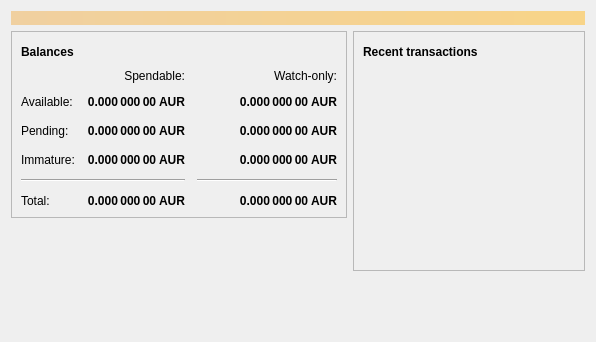
<?xml version="1.0" encoding="UTF-8"?>
<ui version="4.0">
 <class>OverviewPage</class>
 <widget class="QWidget" name="OverviewPage">
  <property name="geometry">
   <rect>
    <x>0</x>
    <y>0</y>
    <width>596</width>
    <height>342</height>
   </rect>
  </property>
  <property name="windowTitle">
   <string>Form</string>
  </property>
  <layout class="QVBoxLayout" name="topLayout">
   <item>
    <widget class="QLabel" name="labelAlerts">
     <property name="visible">
      <bool>false</bool>
     </property>
     <property name="styleSheet">
      <string notr="true">QLabel { background-color: qlineargradient(x1: 0, y1: 0, x2: 1, y2: 0, stop:0 #F0D0A0, stop:1 #F8D488); color:#000000; }</string>
     </property>
     <property name="wordWrap">
      <bool>true</bool>
     </property>
     <property name="margin">
      <number>3</number>
     </property>
     <property name="textInteractionFlags">
      <set>Qt::TextSelectableByMouse</set>
     </property>
    </widget>
   </item>
   <item>
    <layout class="QHBoxLayout" name="horizontalLayout" stretch="1,1">
     <item>
      <layout class="QVBoxLayout" name="verticalLayout_2">
       <item>
        <widget class="QFrame" name="frame">
         <property name="frameShape">
          <enum>QFrame::StyledPanel</enum>
         </property>
         <property name="frameShadow">
          <enum>QFrame::Raised</enum>
         </property>
         <layout class="QVBoxLayout" name="verticalLayout_4">
          <item>
           <layout class="QHBoxLayout" name="horizontalLayout_4">
            <item>
             <widget class="QLabel" name="label_5">
              <property name="font">
               <font>
                <weight>75</weight>
                <bold>true</bold>
               </font>
              </property>
              <property name="text">
               <string>Balances</string>
              </property>
             </widget>
            </item>
            <item>
             <widget class="QPushButton" name="labelWalletStatus">
              <property name="enabled">
               <bool>true</bool>
              </property>
              <property name="maximumSize">
               <size>
                <width>30</width>
                <height>16777215</height>
               </size>
              </property>
              <property name="toolTip">
               <string>The displayed information may be out of date. Your wallet automatically synchronizes with the Aureus network after a connection is established, but this process has not completed yet.</string>
              </property>
              <property name="text">
               <string/>
              </property>
              <property name="icon">
               <iconset resource="../aureus.qrc">
                <normaloff>:/icons/warning</normaloff>
                <disabledoff>:/icons/warning</disabledoff>:/icons/warning</iconset>
              </property>
              <property name="iconSize">
               <size>
                <width>24</width>
                <height>24</height>
               </size>
              </property>
              <property name="flat">
               <bool>true</bool>
              </property>
             </widget>
            </item>
            <item>
             <spacer name="horizontalSpacer_3">
              <property name="orientation">
               <enum>Qt::Horizontal</enum>
              </property>
              <property name="sizeHint" stdset="0">
               <size>
                <width>40</width>
                <height>20</height>
               </size>
              </property>
             </spacer>
            </item>
           </layout>
          </item>
          <item>
           <layout class="QGridLayout" name="gridLayout">
            <property name="spacing">
             <number>12</number>
            </property>
            <item row="2" column="2">
             <widget class="QLabel" name="labelWatchPending">
              <property name="font">
               <font>
                <weight>75</weight>
                <bold>true</bold>
               </font>
              </property>
              <property name="cursor">
               <cursorShape>IBeamCursor</cursorShape>
              </property>
              <property name="toolTip">
               <string>Unconfirmed transactions to watch-only addresses</string>
              </property>
              <property name="text">
               <string notr="true">0.000 000 00 AUR</string>
              </property>
              <property name="alignment">
               <set>Qt::AlignRight|Qt::AlignTrailing|Qt::AlignVCenter</set>
              </property>
              <property name="textInteractionFlags">
               <set>Qt::LinksAccessibleByMouse|Qt::TextSelectableByKeyboard|Qt::TextSelectableByMouse</set>
              </property>
             </widget>
            </item>
            <item row="2" column="1">
             <widget class="QLabel" name="labelUnconfirmed">
              <property name="font">
               <font>
                <weight>75</weight>
                <bold>true</bold>
               </font>
              </property>
              <property name="cursor">
               <cursorShape>IBeamCursor</cursorShape>
              </property>
              <property name="toolTip">
               <string>Total of transactions that have yet to be confirmed, and do not yet count toward the spendable balance</string>
              </property>
              <property name="text">
               <string notr="true">0.000 000 00 AUR</string>
              </property>
              <property name="alignment">
               <set>Qt::AlignRight|Qt::AlignTrailing|Qt::AlignVCenter</set>
              </property>
              <property name="textInteractionFlags">
               <set>Qt::LinksAccessibleByMouse|Qt::TextSelectableByKeyboard|Qt::TextSelectableByMouse</set>
              </property>
             </widget>
            </item>
            <item row="3" column="2">
             <widget class="QLabel" name="labelWatchImmature">
              <property name="font">
               <font>
                <weight>75</weight>
                <bold>true</bold>
               </font>
              </property>
              <property name="cursor">
               <cursorShape>IBeamCursor</cursorShape>
              </property>
              <property name="toolTip">
               <string>Mined balance in watch-only addresses that has not yet matured</string>
              </property>
              <property name="text">
               <string notr="true">0.000 000 00 AUR</string>
              </property>
              <property name="alignment">
               <set>Qt::AlignRight|Qt::AlignTrailing|Qt::AlignVCenter</set>
              </property>
              <property name="textInteractionFlags">
               <set>Qt::LinksAccessibleByMouse|Qt::TextSelectableByKeyboard|Qt::TextSelectableByMouse</set>
              </property>
             </widget>
            </item>
            <item row="4" column="0" colspan="2">
             <widget class="Line" name="line">
              <property name="orientation">
               <enum>Qt::Horizontal</enum>
              </property>
             </widget>
            </item>
            <item row="4" column="2">
             <widget class="Line" name="lineWatchBalance">
              <property name="sizePolicy">
               <sizepolicy hsizetype="Preferred" vsizetype="Fixed">
                <horstretch>0</horstretch>
                <verstretch>0</verstretch>
               </sizepolicy>
              </property>
              <property name="minimumSize">
               <size>
                <width>140</width>
                <height>0</height>
               </size>
              </property>
              <property name="orientation">
               <enum>Qt::Horizontal</enum>
              </property>
             </widget>
            </item>
            <item row="5" column="0">
             <widget class="QLabel" name="labelTotalText">
              <property name="text">
               <string>Total:</string>
              </property>
             </widget>
            </item>
            <item row="3" column="1">
             <widget class="QLabel" name="labelImmature">
              <property name="font">
               <font>
                <weight>75</weight>
                <bold>true</bold>
               </font>
              </property>
              <property name="cursor">
               <cursorShape>IBeamCursor</cursorShape>
              </property>
              <property name="toolTip">
               <string>Mined balance that has not yet matured</string>
              </property>
              <property name="text">
               <string notr="true">0.000 000 00 AUR</string>
              </property>
              <property name="alignment">
               <set>Qt::AlignRight|Qt::AlignTrailing|Qt::AlignVCenter</set>
              </property>
              <property name="textInteractionFlags">
               <set>Qt::LinksAccessibleByMouse|Qt::TextSelectableByKeyboard|Qt::TextSelectableByMouse</set>
              </property>
             </widget>
            </item>
            <item row="2" column="3">
             <spacer name="horizontalSpacer_2">
              <property name="orientation">
               <enum>Qt::Horizontal</enum>
              </property>
              <property name="sizeHint" stdset="0">
               <size>
                <width>40</width>
                <height>20</height>
               </size>
              </property>
             </spacer>
            </item>
            <item row="3" column="0">
             <widget class="QLabel" name="labelImmatureText">
              <property name="text">
               <string>Immature:</string>
              </property>
             </widget>
            </item>
            <item row="5" column="1">
             <widget class="QLabel" name="labelTotal">
              <property name="font">
               <font>
                <weight>75</weight>
                <bold>true</bold>
               </font>
              </property>
              <property name="cursor">
               <cursorShape>IBeamCursor</cursorShape>
              </property>
              <property name="toolTip">
               <string>Your current total balance</string>
              </property>
              <property name="text">
               <string notr="true">0.000 000 00 AUR</string>
              </property>
              <property name="alignment">
               <set>Qt::AlignRight|Qt::AlignTrailing|Qt::AlignVCenter</set>
              </property>
              <property name="textInteractionFlags">
               <set>Qt::LinksAccessibleByMouse|Qt::TextSelectableByKeyboard|Qt::TextSelectableByMouse</set>
              </property>
             </widget>
            </item>
            <item row="5" column="2">
             <widget class="QLabel" name="labelWatchTotal">
              <property name="font">
               <font>
                <weight>75</weight>
                <bold>true</bold>
               </font>
              </property>
              <property name="cursor">
               <cursorShape>IBeamCursor</cursorShape>
              </property>
              <property name="toolTip">
               <string>Current total balance in watch-only addresses</string>
              </property>
              <property name="text">
               <string notr="true">0.000 000 00 AUR</string>
              </property>
              <property name="alignment">
               <set>Qt::AlignRight|Qt::AlignTrailing|Qt::AlignVCenter</set>
              </property>
              <property name="textInteractionFlags">
               <set>Qt::LinksAccessibleByMouse|Qt::TextSelectableByKeyboard|Qt::TextSelectableByMouse</set>
              </property>
             </widget>
            </item>
            <item row="0" column="2">
             <widget class="QLabel" name="labelWatchonly">
              <property name="text">
               <string>Watch-only:</string>
              </property>
              <property name="alignment">
               <set>Qt::AlignRight|Qt::AlignTrailing|Qt::AlignVCenter</set>
              </property>
             </widget>
            </item>
            <item row="1" column="0">
             <widget class="QLabel" name="labelBalanceText">
              <property name="text">
               <string>Available:</string>
              </property>
             </widget>
            </item>
            <item row="1" column="1">
             <widget class="QLabel" name="labelBalance">
              <property name="font">
               <font>
                <weight>75</weight>
                <bold>true</bold>
               </font>
              </property>
              <property name="cursor">
               <cursorShape>IBeamCursor</cursorShape>
              </property>
              <property name="toolTip">
               <string>Your current spendable balance</string>
              </property>
              <property name="text">
               <string notr="true">0.000 000 00 AUR</string>
              </property>
              <property name="alignment">
               <set>Qt::AlignRight|Qt::AlignTrailing|Qt::AlignVCenter</set>
              </property>
              <property name="textInteractionFlags">
               <set>Qt::LinksAccessibleByMouse|Qt::TextSelectableByKeyboard|Qt::TextSelectableByMouse</set>
              </property>
             </widget>
            </item>
            <item row="1" column="2">
             <widget class="QLabel" name="labelWatchAvailable">
              <property name="font">
               <font>
                <weight>75</weight>
                <bold>true</bold>
               </font>
              </property>
              <property name="cursor">
               <cursorShape>IBeamCursor</cursorShape>
              </property>
              <property name="toolTip">
               <string>Your current balance in watch-only addresses</string>
              </property>
              <property name="text">
               <string notr="true">0.000 000 00 AUR</string>
              </property>
              <property name="alignment">
               <set>Qt::AlignRight|Qt::AlignTrailing|Qt::AlignVCenter</set>
              </property>
              <property name="textInteractionFlags">
               <set>Qt::LinksAccessibleByMouse|Qt::TextSelectableByKeyboard|Qt::TextSelectableByMouse</set>
              </property>
             </widget>
            </item>
            <item row="2" column="0">
             <widget class="QLabel" name="labelPendingText">
              <property name="text">
               <string>Pending:</string>
              </property>
             </widget>
            </item>
            <item row="0" column="1">
             <widget class="QLabel" name="labelSpendable">
              <property name="text">
               <string>Spendable:</string>
              </property>
              <property name="alignment">
               <set>Qt::AlignRight|Qt::AlignTrailing|Qt::AlignVCenter</set>
              </property>
             </widget>
            </item>
           </layout>
          </item>
         </layout>
        </widget>
       </item>
       <item>
        <spacer name="verticalSpacer">
         <property name="orientation">
          <enum>Qt::Vertical</enum>
         </property>
         <property name="sizeHint" stdset="0">
          <size>
           <width>20</width>
           <height>40</height>
          </size>
         </property>
        </spacer>
       </item>
      </layout>
     </item>
     <item>
      <layout class="QVBoxLayout" name="verticalLayout_3">
       <item>
        <widget class="QFrame" name="frame_2">
         <property name="frameShape">
          <enum>QFrame::StyledPanel</enum>
         </property>
         <property name="frameShadow">
          <enum>QFrame::Raised</enum>
         </property>
         <layout class="QVBoxLayout" name="verticalLayout">
          <item>
           <layout class="QHBoxLayout" name="horizontalLayout_2">
            <item>
             <widget class="QLabel" name="label_4">
              <property name="font">
               <font>
                <weight>75</weight>
                <bold>true</bold>
               </font>
              </property>
              <property name="text">
               <string>Recent transactions</string>
              </property>
             </widget>
            </item>
            <item>
             <widget class="QPushButton" name="labelTransactionsStatus">
              <property name="enabled">
               <bool>true</bool>
              </property>
              <property name="maximumSize">
               <size>
                <width>30</width>
                <height>16777215</height>
               </size>
              </property>
              <property name="toolTip">
               <string>The displayed information may be out of date. Your wallet automatically synchronizes with the Aureus network after a connection is established, but this process has not completed yet.</string>
              </property>
              <property name="text">
               <string/>
              </property>
              <property name="icon">
               <iconset resource="../aureus.qrc">
                <normaloff>:/icons/warning</normaloff>
                <disabledoff>:/icons/warning</disabledoff>:/icons/warning</iconset>
              </property>
              <property name="iconSize">
               <size>
                <width>24</width>
                <height>24</height>
               </size>
              </property>
              <property name="flat">
               <bool>true</bool>
              </property>
             </widget>
            </item>
            <item>
             <spacer name="horizontalSpacer">
              <property name="orientation">
               <enum>Qt::Horizontal</enum>
              </property>
              <property name="sizeHint" stdset="0">
               <size>
                <width>40</width>
                <height>20</height>
               </size>
              </property>
             </spacer>
            </item>
           </layout>
          </item>
          <item>
           <widget class="QListView" name="listTransactions">
            <property name="styleSheet">
             <string notr="true">QListView { background: transparent; }</string>
            </property>
            <property name="frameShape">
             <enum>QFrame::NoFrame</enum>
            </property>
            <property name="verticalScrollBarPolicy">
             <enum>Qt::ScrollBarAlwaysOff</enum>
            </property>
            <property name="horizontalScrollBarPolicy">
             <enum>Qt::ScrollBarAlwaysOff</enum>
            </property>
            <property name="selectionMode">
             <enum>QAbstractItemView::NoSelection</enum>
            </property>
           </widget>
          </item>
         </layout>
        </widget>
       </item>
       <item>
        <spacer name="verticalSpacer_2">
         <property name="orientation">
          <enum>Qt::Vertical</enum>
         </property>
         <property name="sizeHint" stdset="0">
          <size>
           <width>20</width>
           <height>40</height>
          </size>
         </property>
        </spacer>
       </item>
      </layout>
     </item>
    </layout>
   </item>
  </layout>
 </widget>
 <resources/>
 <connections/>
</ui>
